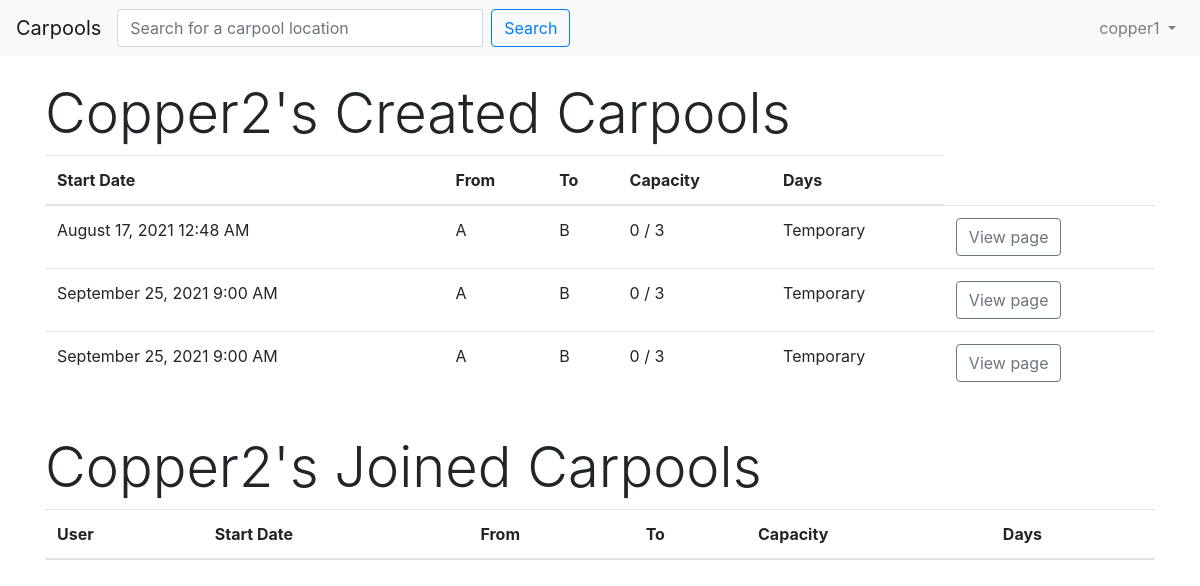
The app's page /my_carpools/copper2 (signed in) with its own data.
### carpool/models.py (models this page shows, shortened)
class User(UserMixin, db.Model):
    id = db.Column(db.Integer, primary_key=True)
    name = db.Column(db.String(32), index=True, unique=True)
    password = db.Column(
        db.String(200), primary_key=False, unique=False, nullable=False
    )
    email = db.Column(db.String(40), index=True, unique=True, nullable=False)
    carpools = db.relationship(
        "Carpool",
        secondary=passengers,
        primaryjoin=(passengers.c.user_id == id),
        secondaryjoin=(passengers.c.carpool_id == Carpool.id),
        backref=db.backref("passengers", lazy="dynamic"),
        lazy="dynamic",
    )
    created_carpools = db.relationship("Carpool", backref="creator")

class Carpool(db.Model):
    id = db.Column(db.Integer, primary_key=True)
    name = db.Column(db.String(32), index=True)
    summary = db.Column(db.String(128))
    time_created = db.Column(db.DateTime(), index=True)
    user_id = db.Column(db.Integer, db.ForeignKey("user.id"))
    from_location = db.Column(db.String(32))
    to_location = db.Column(db.String(32))
    quantity = db.Column(db.Integer, default = 0)
    capacity = db.Column(db.Integer)
    start = db.Column(db.DateTime())
    carpool_type = db.Column(db.String(16))
    days = db.Column(db.String(32))

### carpool/routes.py (the view)
@app.route("/my_carpools/<user_name>")
def my_carpools(user_name):
    if current_user.is_authenticated:
        user_id = db.session.execute("SELECT * FROM User WHERE User.name=:user_name",
                                     {"user_name":user_name}).first()
        if user_id:
            user_id = user_id.id
            carpools = Carpool.query.join(User, Carpool.passengers).filter(User.id==user_id)
            myCarpools = Carpool.query.filter(Carpool.creator.has(id=user_id)).all()
            return render_template("my_carpools.html", carpools = carpools,
                                   myCarpools = myCarpools, user=user_name)
        flash("User does not exist", "danger")
        return redirect("/")
    return redirect (url_for("login"))

### carpool/models.py (called while the page is built)
@login_manager.user_loader
def load_user(id):
    return User.query.get(int(id))

### carpool/templates/my_carpools.html (shortened to what this page needs)
{% extends "base.html" %} {% block content %}
<div class="container">
  <h1 class="display-4">{{ user.capitalize() }}'s Created Carpools</h1>
  <table class="table">
    <thead>
      <tr>
        <th scope="col">Start Date</th>
        <th scope="col">From</th>
        <th scope="col">To</th>
		<th scope="col">Capacity</th>
		<th scope="col">Days</th>
      </tr>
    </thead>
    <tbody>
      {% for carpool in myCarpools %}
      <tr>
		<td>{{ moment(carpool["start"]).format('LLL') }}</td>
        <td>{{ carpool["from_location"] }}</td>
        <td>{{ carpool["to_location"] }}</td>
		<td>{{ carpool["quantity"] }} / {{ carpool["capacity"] }}</td>
        {% if carpool["carpool_type"] == "reoccurring" %}
			<td>{{ carpool["days"] }}</td>
		{% else %}
			<td>Temporary</td>
		{% endif %}
		<td>
          <a
            class="btn btn-outline-secondary"
            href="/carpools/{{ carpool['id'] }}"
            >View page</a
          >
        </td>
      </tr>
      {% endfor %}
    </tbody>
  </table>
  <br>
<h1 class="display-4">{{ user.capitalize() }}'s Joined Carpools</h1>
  <table class="table">
    <thead>
      <tr>
		<th scope="col">User</th>
        <th scope="col">Start Date</th>
        <th scope="col">From</th>
        <th scope="col">To</th>
		<th scope="col">Capacity</th>
		<th scope="col">Days</th>
      </tr>
    </thead>
  </table>
</div>
{% endblock %}

### carpool/templates/base.html (shortened to what this page needs)
<!DOCTYPE html>
<html>
<head>
    <link rel="stylesheet" href="https://stackpath.bootstrapcdn.com/bootstrap/4.3.1/css/bootstrap.min.css"
>
</head>
<body>
    <nav class="navbar navbar-expand-lg navbar-light bg-light">
        <a class="navbar-brand" href="/">Carpools</a>
        <div class="collapse navbar-collapse justify-content-between" id="navbarNav">
            <ul class="navbar-nav">
                <form class="form-inline" action="/search" method="GET">
                    <div class="input-group">
                        <input id="search" class="form-control mr-sm-2" type="search" name="query" aria-label="Search"
                            placeholder="Search for a carpool location">
                        <input class="btn btn-outline-primary my-2 my-sm-0" type="submit" value="Search">
                    </div>
                </form>
            </ul>
            <ul class="navbar-nav">
                {% if current_user.is_authenticated %}
                <li class="nav-item dropdown">
                    <a class="nav-link dropdown-toggle" href="#" id="navbarDropdown" role="button"
                        data-toggle="dropdown" aria-haspopup="true" aria-expanded="false">
                        {{ current_user.name }}
                    </a>
                </li>
                {% endif %}
            </ul>
        </div>
    </nav>
	<br>
    {% block content %}
    {% endblock %}
</body>
</html>

### records on screen
User: name "copper1"
Carpool: start "August 17, 2021 12:48 AM", from_location "A", to_location "B", quantity "0", capacity "3", carpool_type "Temporary"
Carpool: start "September 25, 2021 9:00 AM", from_location "A", to_location "B", quantity "0", capacity "3", carpool_type "Temporary"
Carpool: start "September 25, 2021 9:00 AM", from_location "A", to_location "B", quantity "0", capacity "3", carpool_type "Temporary"

### other values on screen
{{ user.capitalize() }} "Copper2"
